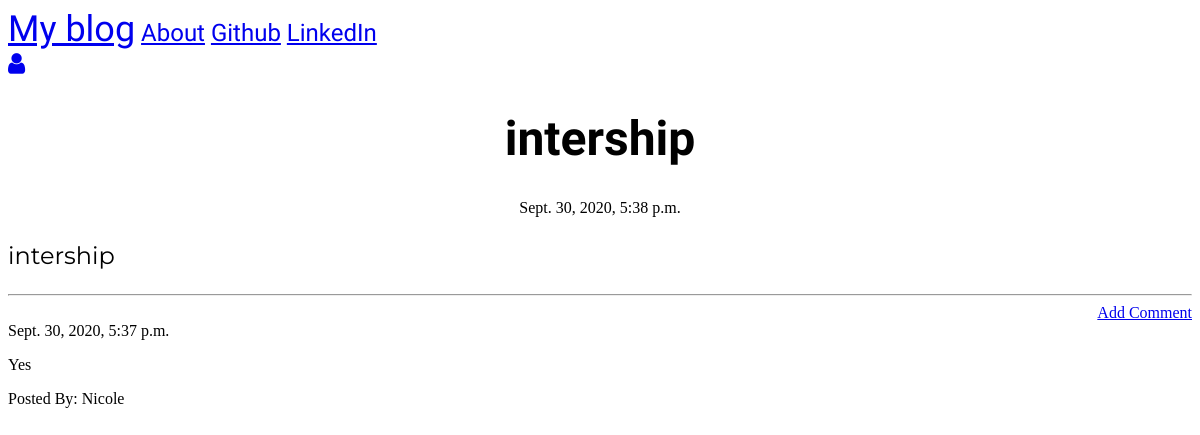
/post/11, run on the app's committed database.
### blog_app/models.py (models this page shows, shortened)
class Post(models.Model):
    author = models.ForeignKey('auth.User', on_delete=models.CASCADE)
    title = models.CharField(max_length=200)
    text = models.TextField()
    created_date = models.DateTimeField(default=timezone.now())
    published_date = models.DateTimeField(blank=True, null=True)

class Comments(models.Model):
    post = models.ForeignKey('blog_app.Post', related_name='comments', on_delete=models.CASCADE)
    author = models.CharField(max_length=200)
    text = models.TextField()
    created_date = models.DateTimeField(default=timezone.now())
    approved_comment = models.BooleanField(default=False)

### blog_app/views.py (the view)
# urls.py: url(r'^post/(?P<pk>\d+)$', views.PostDetailView.as_view(), name='post_detail'),
class PostDetailView(DetailView):
    model = Post

### blog_app/templates/blog_app/post_detail.html (shortened to what this page needs)
{% extends "blog_app/base.html" %}
{% block content %}
<h1 class="posttitle loader">{{post.title}}</h1>
{% if post.published_date %}
    <div class="date postdate">
        {{ post.published_date}}
    </div>
{% else %}
    <a class="btn btn-outline-dark" href="{% url 'post_publish' pk=post.pk %}">Publish</a>
{% endif %}
<p class="postcontent">{{ post.title|safe|linebreaksbr}}</p>
<hr>
<a class="btn btn-primary btn-comment" href="{% url 'add_comment_to_post' pk=post.pk %}">Add Comment</a>
<div class="container">
    {% for comment in post.comments.all %}
    <br>
        {% if user.is_authenticated or comment.approved_comment %}
            {{comment.created_date}}
            <p>{{comment.text|safe|linebreaks}}</p>
            <p>Posted By: {{ comment.author }}</p>
        {% endif %}
    {% endfor %}
</div>
{% endblock %}

### blog_app/static/css/blog.css (style rules this page uses)
.postdate { text-align: center; }
.posttitle { font-family: 'Russo One', sans-serif; font-size: 3em; text-align: center; }
.postcontent { font-family: 'Montserrat'; font-size: 1.5em; }
.btn-comment { position: absolute; right: 0px; }
.loader { filter:hue-rotate(0deg); color: linear-gradient(45deg,#0f8,#08f); animation:hue 5000ms infinite linear; }

### data on the page
Post: title "intership", published_date "Sept. 30, 2020, 5:38 p.m."
Comments: created_date "Sept. 30, 2020, 5:37 p.m.", text "Yes", author "Nicole"
